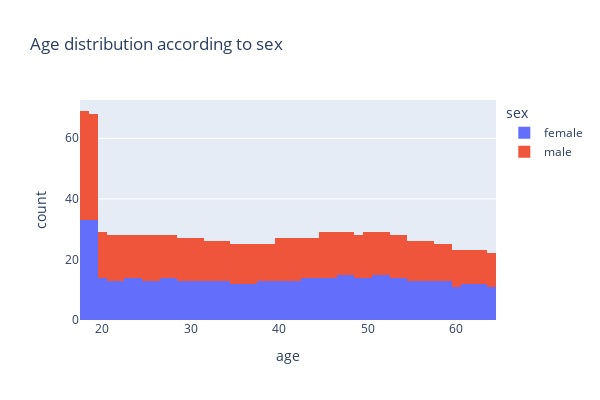

Source (notebook cell):
### Code cell
fig = px.histogram(df, x='age', color='sex', title='Age distribution according to sex',nbins = 60,width = 600, height= 400)

fig.show()

### Figure 1 — Plotly figure (JSON) as saved in the notebook; plotly's stock layout.template omitted (floating-point values rounded to 4 significant figures; data arrays with more than 128 entries replaced by an {"elided": "..."} marker saying what was removed)
{"data": [{"alignmentgroup": "True", "bingroup": "x", "hovertemplate": "sex=female<br>age=%{x}<br>count=%{y}<extra></extra>", "legendgroup": "female", "marker": {"color": "#636efa", "pattern": {"shape": ""}}, "name": "female", "nbinsx": 60, "offsetgroup": "female", "orientation": "v", "showlegend": true, "type": "histogram", "x": {"elided": "662 int values"}, "xaxis": "x", "yaxis": "y"}, {"alignmentgroup": "True", "bingroup": "x", "hovertemplate": "sex=male<br>age=%{x}<br>count=%{y}<extra></extra>", "legendgroup": "male", "marker": {"color": "#EF553B", "pattern": {"shape": ""}}, "name": "male", "nbinsx": 60, "offsetgroup": "male", "orientation": "v", "showlegend": true, "type": "histogram", "x": {"elided": "676 int values"}, "xaxis": "x", "yaxis": "y"}], "layout": {"barmode": "relative", "height": 400, "legend": {"title": {"text": "sex"}, "tracegroupgap": 0}, "title": {"text": "Age distribution according to sex"}, "width": 600, "xaxis": {"anchor": "y", "domain": [0, 1], "title": {"text": "age"}}, "yaxis": {"anchor": "x", "domain": [0, 1], "title": {"text": "count"}}}}
